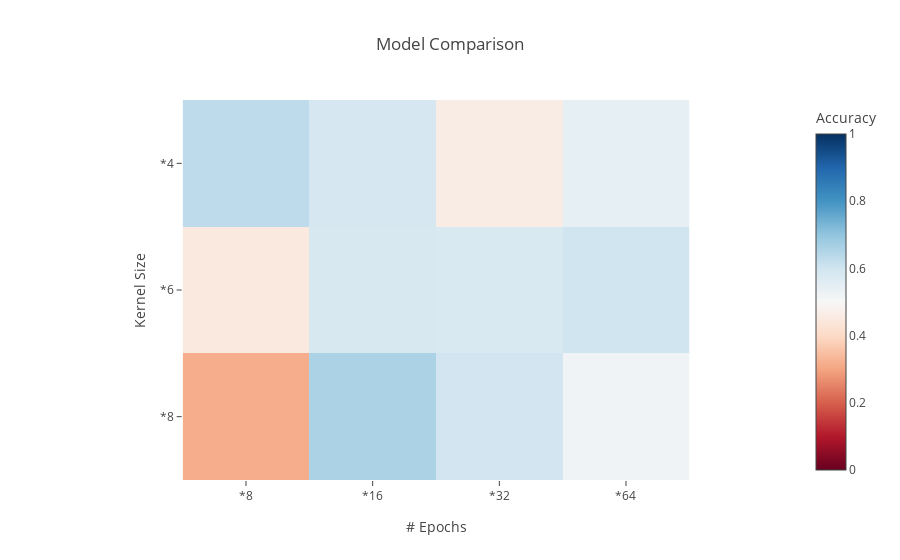

The notebook cell saved with this chart:
### Markdown cell above
< WebGl causes problems with plotting a 3D plot in google colab. >  
The surface plot displays the accuracy and the average f1-scores for each model. We can observe a slight trend upwards with increasing epochs and a dip at kernel size 6x6 across all epochs. I did not know that accuracy and f1-score are that close related, but it makes sense because they assess the same metric (value counts per class) and scale it down between 0 and 1. The upper surface is accuracy and the lower surface are the f1-scores.  
Note that the z-axis is scaled between 0.1 and 0.7.

<img align="center" style="max-width: 600px" src="./plots/surface_plot.png">

### Code cell
fig = px.imshow(
    np.array(experiment_model_accs).reshape(4,3).T,
    title='Model Comparison',
    template='none',
    labels=dict(
        x='# Epochs', 
        y='Kernel Size', 
        color='Accuracy',
    ),
    x=['*8', '*16', '*32', '*64',],
    y=['*4', '*6', '*8', ],
    aspect='equal',
    color_continuous_scale='RdBu',
    zmin=0, 
    zmax=1,
)
fig.show()

"""
The surface plot can be sclaed down to a simple heatmap aswell. 
The color is scaled between 0 and 1. This illustrates that the
models are each closely related. None shows a much much better 
performance.
""";

### Figure 1 — Plotly figure (JSON) as saved in the notebook; plotly's stock layout.template omitted (floating-point values rounded to 4 significant figures)
{"data": [{"coloraxis": "coloraxis", "hovertemplate": "# Epochs: %{x}<br>Kernel Size: %{y}<br>Accuracy: %{z}<extra></extra>", "name": "0", "type": "heatmap", "x": ["*8", "*16", "*32", "*64"], "xaxis": "x", "y": ["*4", "*6", "*8"], "yaxis": "y", "z": [[0.631, 0.5873, 0.4613, 0.546], [0.4491, 0.5816, 0.5785, 0.5987], [0.3148, 0.66, 0.5985, 0.5221]]}], "layout": {"coloraxis": {"cmax": 1, "cmin": 0, "colorbar": {"title": {"text": "Accuracy"}}, "colorscale": [[0, "rgb(103,0,31)"], [0.1, "rgb(178,24,43)"], [0.2, "rgb(214,96,77)"], [0.3, "rgb(244,165,130)"], [0.4, "rgb(253,219,199)"], [0.5, "rgb(247,247,247)"], [0.6, "rgb(209,229,240)"], [0.7, "rgb(146,197,222)"], [0.8, "rgb(67,147,195)"], [0.9, "rgb(33,102,172)"], [1, "rgb(5,48,97)"]]}, "title": {"text": "Model Comparison"}, "xaxis": {"anchor": "y", "constrain": "domain", "domain": [0, 1], "scaleanchor": "y", "title": {"text": "# Epochs"}}, "yaxis": {"anchor": "x", "autorange": "reversed", "constrain": "domain", "domain": [0, 1], "title": {"text": "Kernel Size"}}}}
